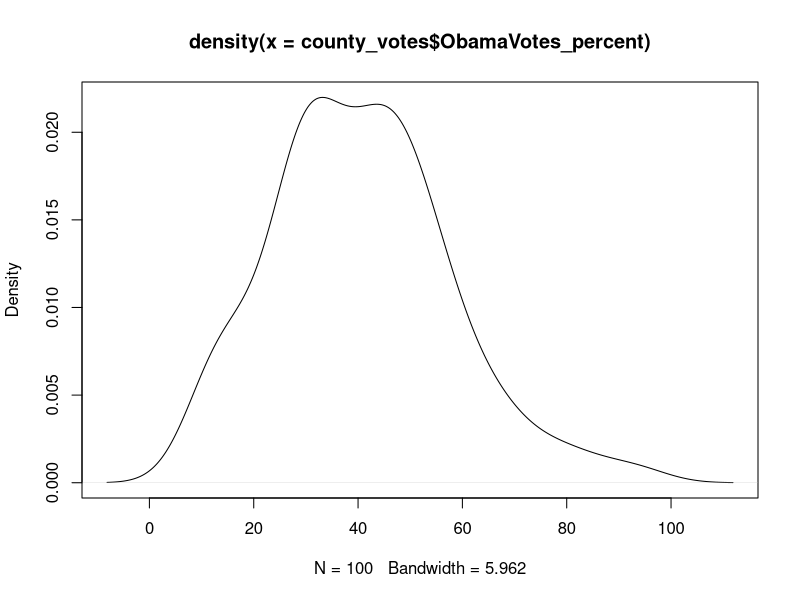
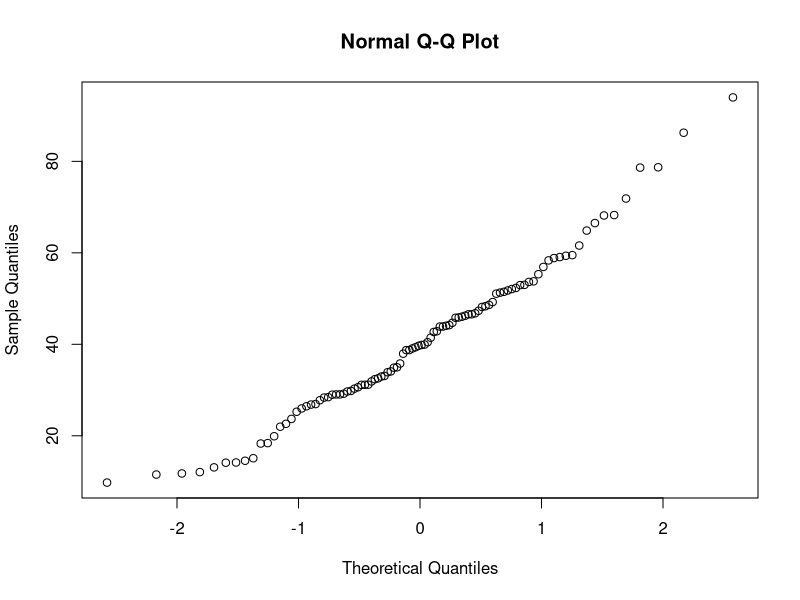
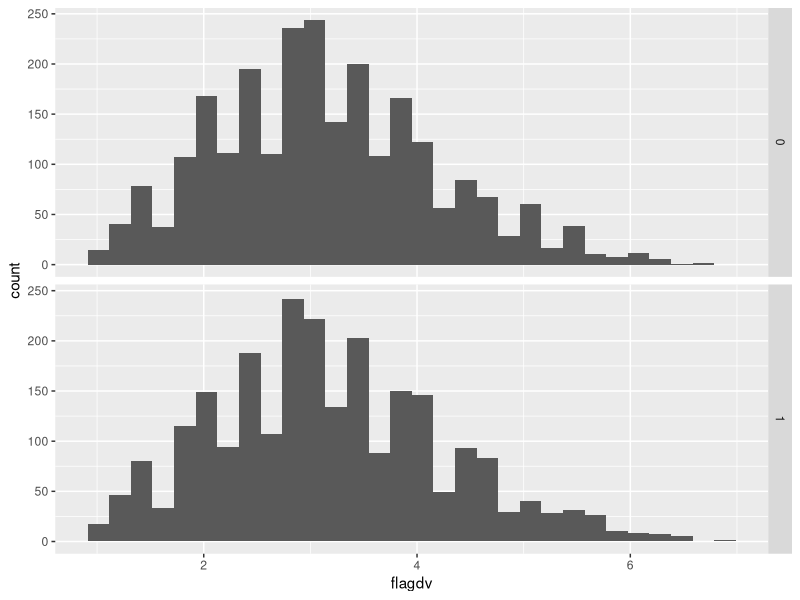
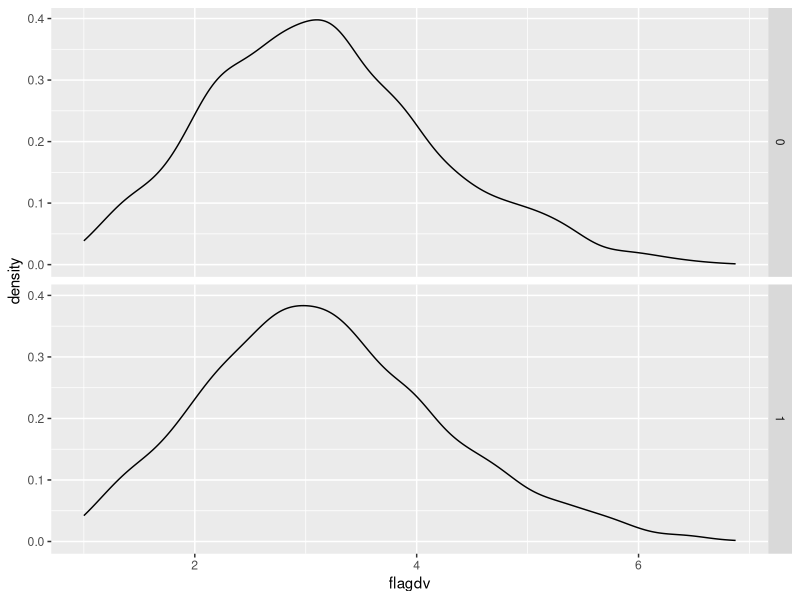

The R source for these figures, in order:
## ---- chunk 1
knitr::opts_chunk$set(echo = TRUE)
## ---- chunk 2

county_votes <- read.table('countyvote2012.txt', header = TRUE)
summary(county_votes)

# Calculating Obama Votes Percentage
county_votes['ObamaVotes_percent'] <- county_votes['OBAMA']/(county_votes['OBAMA']+county_votes['ROMNEY']) *100

head(county_votes)
## ---- chunk 3
plot(density(county_votes$ObamaVotes_percent))
## ---- chunk 4
qqnorm(county_votes$ObamaVotes_percent)
## ---- chunk 5
summary(county_votes$ObamaVotes_percent)
## ---- chunk 6
county_votes['votes'] <- as.integer(county_votes['OBAMA']>county_votes['ROMNEY'])

Obama_won <- sum(county_votes['votes']==TRUE)

Obama_won

Romney_won= 100-Obama_won

Romney_won

## ---- chunk 7

p= 1-pbinom(27-1,100,0.5)

p
## ---- chunk 8
prop <- 0.27
q<- qnorm(0.995)
q
#lower limit
prop - q*sqrt(prop*(1-prop)/100)

# upper limit
prop + q*sqrt(prop*(1-prop)/100)
## ---- chunk 9
muo=mean(county_votes$OBAMA)
mur=mean(county_votes$ROMNEY)
muo
mur
## ---- chunk 10
diff <- county_votes$OBAMA-county_votes$ROMNEY
mu <- mean(diff)
mu
n <- length(diff)
n
q<-qnorm(0.975)
q

se <- sd(diff)
se

p <- 1-pnorm(mu,0,se/sqrt(n))
p
#lower-limt
mu-1.96*se/sqrt(n)

#upper-limit
mu+1.96*se/sqrt(n)

## ---- chunk 11
#read data
many_labs <- read.table('manylabs.txt', header=TRUE)
# data points of only us people
many_labs_us <-many_labs[many_labs$us_or_international==0,]
many_labs_us <-many_labs_us[,c('flagdv','flagGroup')]
many_labs_us <-na.omit(many_labs_us)
head(many_labs_us)
## ---- chunk 12
library(ggplot2)
#Histogram
ggplot(many_labs_us, aes(x=flagdv))+geom_histogram()+facet_grid(flagGroup~.)
  
## ---- chunk 13
#BOX-Plots
ggplot(many_labs_us, aes(x=flagdv))+geom_density()+facet_grid(flagGroup~.)
## ---- chunk 14
t.test(data=many_labs_us,flagdv~flagGroup,alt='less')
## ---- chunk 15
t.test(data=many_labs_us,flagdv~flagGroup,conf.level=0.995)
